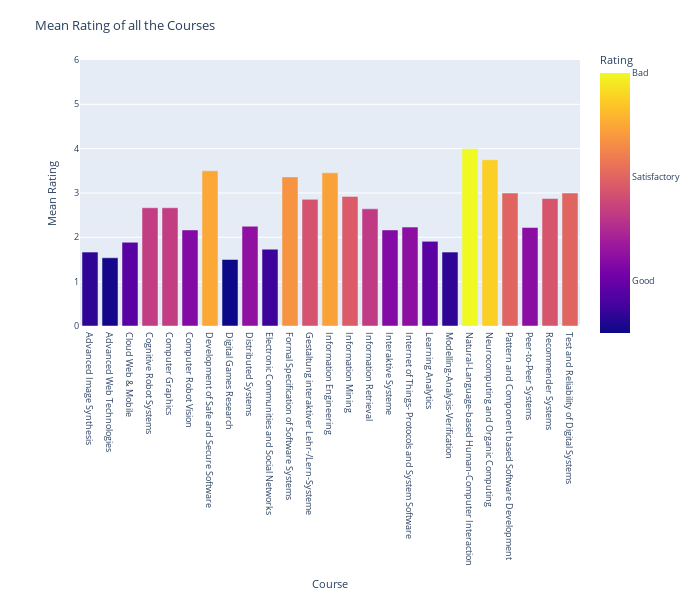

Write notebook code for a chart like this one.
### Code cell
fig11 = px.bar(df_ratings, x='sub', y='rating',
              color='rating', height=400)
fig11.update_layout(height=600,width=700,font=dict(size=9),title='Mean Rating of all the Courses')
fig11.update_xaxes(title='Course')
fig11.update_yaxes(title='Mean Rating')
fig11.update_yaxes(range=[0,6])
fig11.update_layout(coloraxis_colorbar=dict(
    title="Rating",
    tickvals=[1,2,3,4,5],
    ticktext=["Very Good","Good","Satisfactory",'Bad','Very Bad'],
    lenmode="pixels", len=300,
))

### Figure 1 — Plotly figure (JSON) as saved in the notebook; plotly's stock layout.template omitted (floating-point values rounded to 4 significant figures)
{"data": [{"alignmentgroup": "True", "hoverlabel": {"namelength": 0}, "hovertemplate": "sub=%{x}<br>rating=%{marker.color}", "legendgroup": "", "marker": {"color": [1.667, 1.538, 1.889, 2.667, 2.667, 2.167, 3.5, 1.5, 2.25, 1.733, 3.364, 2.857, 3.455, 2.923, 2.643, 2.167, 2.231, 1.909, 1.667, 4, 3.75, 3, 2.222, 2.875, 3], "coloraxis": "coloraxis"}, "name": "", "offsetgroup": "", "orientation": "v", "showlegend": false, "textposition": "auto", "type": "bar", "x": ["Advanced Image Synthesis", "Advanced Web Technologies", "Cloud Web & Mobile", "Cognitive Robot Systems", "Computer Graphics", "Computer Robot Vision", "Development of Safe and Secure Software", "Digital Games Research", "Distributed Systems", "Electronic Communities and Social Networks", "Formal Specification of Software Systems", "Gestaltung interaktiver Lehr-/Lern-Systeme", "Information Engineering", "Information Mining", "Information Retrieval", "Interaktive Systeme", "Internet of Things- Protocols and System Software", "Learning Analytics", "Modelling-Analysis-Verification", "Natural-Language-based Human-Computer Interaction", "Neurocomputing and Organic Computing", "Pattern and Component based Software Development", "Peer-to-Peer Systems", "Recommender Systems", "Test and Reliability of Digital Systems"], "xaxis": "x", "y": [1.667, 1.538, 1.889, 2.667, 2.667, 2.167, 3.5, 1.5, 2.25, 1.733, 3.364, 2.857, 3.455, 2.923, 2.643, 2.167, 2.231, 1.909, 1.667, 4, 3.75, 3, 2.222, 2.875, 3], "yaxis": "y"}], "layout": {"barmode": "relative", "coloraxis": {"colorbar": {"len": 300, "lenmode": "pixels", "ticktext": ["Very Good", "Good", "Satisfactory", "Bad", "Very Bad"], "tickvals": [1, 2, 3, 4, 5], "title": {"text": "Rating"}}, "colorscale": [[0, "#0d0887"], [0.1111, "#46039f"], [0.2222, "#7201a8"], [0.3333, "#9c179e"], [0.4444, "#bd3786"], [0.5556, "#d8576b"], [0.6667, "#ed7953"], [0.7778, "#fb9f3a"], [0.8889, "#fdca26"], [1, "#f0f921"]]}, "font": {"size": 9}, "height": 600, "legend": {"tracegroupgap": 0}, "margin": {"t": 60}, "title": {"text": "Mean Rating of all the Courses"}, "width": 700, "xaxis": {"anchor": "y", "domain": [0, 1], "title": {"text": "Course"}}, "yaxis": {"anchor": "x", "domain": [0, 1], "range": [0, 6], "title": {"text": "Mean Rating"}}}}
